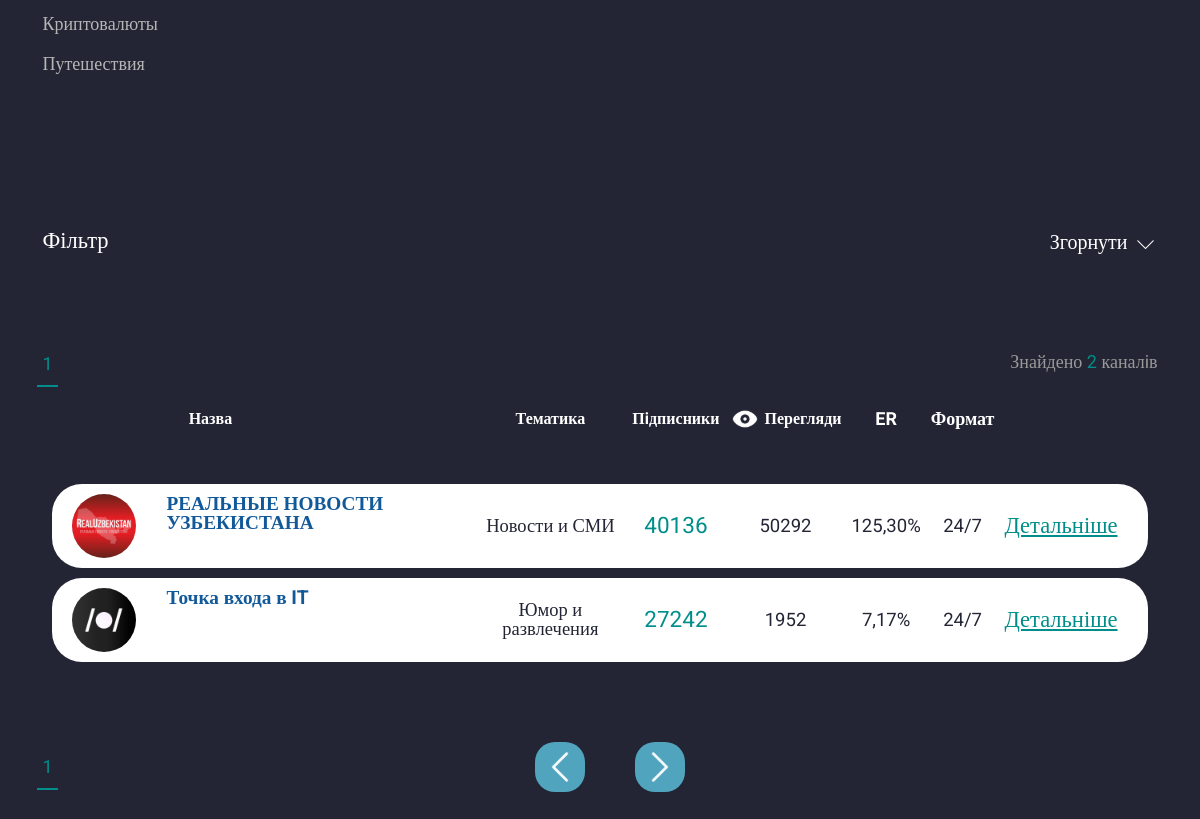
The app's page /category-list/ (middle part), older data.
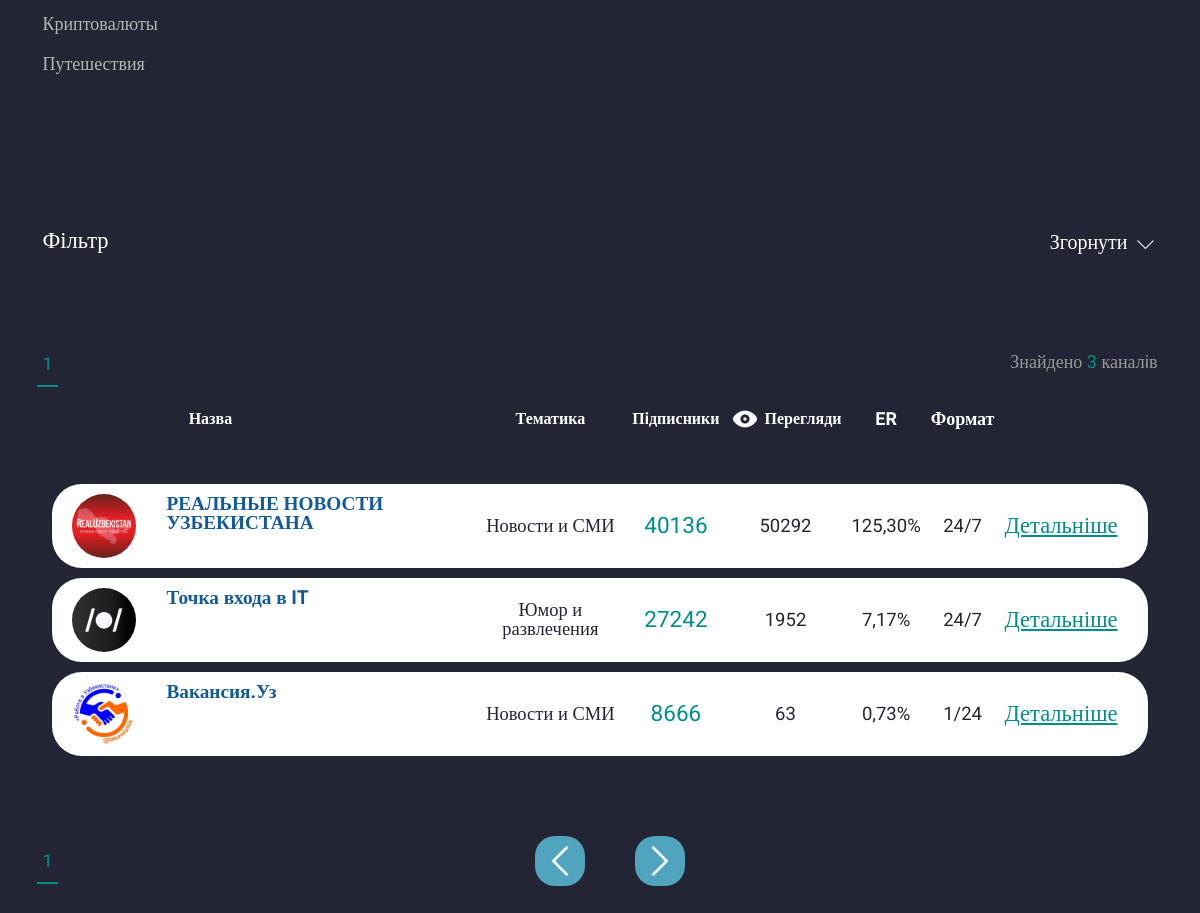
The same page, newer data.
### accounts/models.py (models this page shows, shortened)
class Category_chanels(models.Model):
    name=models.CharField(max_length=150)
    created_at=models.DateTimeField(auto_now_add=True)
    def __str__(self):
        return self.name

class Add_chanel(models.Model):
    username = models.ForeignKey(Profile, on_delete=models.CASCADE,related_name='profile')
    category=models.ForeignKey('Category_chanels',on_delete=models.CASCADE)
    chanel_link = models.CharField(max_length=150)
    description=models.TextField()

class Cost_Format(models.Model):
    add_chanel=models.ForeignKey(Add_chanel,on_delete=models.CASCADE,related_name='cost_formats')
    placement_format = models.CharField(max_length=100)
    cost_per_format = models.DecimalField(max_digits=10, decimal_places=2)

### API/models.py (models this page shows, shortened)
class Chanel(models.Model):
    chanel_link=models.CharField(max_length=150)
    name=models.CharField(max_length=150,verbose_name="Называние канала")
    pictures=models.ImageField(verbose_name='Лого')
    subscribers=models.IntegerField()
    views=models.IntegerField()
    created_at=models.DateTimeField(auto_now_add=True)
    last_update=models.DateTimeField(auto_now=True)
    add_chanel =models.ForeignKey(Add_chanel, on_delete=models.CASCADE)
    username=models.CharField(max_length=140)
    daily_subscribers=models.IntegerField(default=0, blank=True, null=True)
    weekly_subscribers=models.IntegerField(default=0, blank=True, null=True)
    weekly_monthy = models.IntegerField(default=0, blank=True, null=True)
    class Meta:
        verbose_name="Канал"
        verbose_name_plural="Канал"
        ordering=['-subscribers']

### accounts/views.py (the view)
# urls.py: path('category-list/',views.CategoryChanelPage.as_view(),name='category-list'),
class CategoryChanelPage(ListView):
    template_name = 'category.html'
    model = Chanel
    paginate_by = 6
    login_url = reverse_lazy('login')
    def get_queryset(self):
        search_query = self.request.GET.get('chanel_link')
        select_category = self.request.GET.get('selected_category')
        chanel_name = self.request.GET.get('chanel_name')
        views_from=self.request.GET.get('views_from')
        views_to=self.request.GET.get('views_to')
        subscribers_from=self.request.GET.get('subscribers_from')
        subscribers_to=self.request.GET.get('subscribers_to')
        cost_from=self.request.GET.get('cost_from')
        cost_to = self.request.GET.get('cost_to')
        description=self.request.GET.get('search-desc')
        queryset = Chanel.objects.exclude(pictures='')
        if search_query:
            queryset = queryset.filter(chanel_link__icontains=search_query)
        if select_category:
            queryset = queryset.filter(add_chanel__category__name=select_category)
        if chanel_name:
            queryset = queryset.filter(name__icontains=chanel_name)
        if description:
            queryset=queryset.filter(add_chanel__description__icontains=description)
        if views_from and views_to :
            queryset=queryset.filter(views__range=[views_from, views_to])
        if subscribers_from and subscribers_to :
            queryset=queryset.filter(subscribers__range=[subscribers_from, subscribers_to])
        if cost_from and cost_to :
            queryset = queryset.filter(add_chanel__cost_formats__cost_per_format__range=[cost_from, cost_to])
        return queryset
    def get_context_data(self, *, object_list=None, **kwargs):
        context = super().get_context_data(**kwargs)
        context['lists'] = self.get_queryset().count()
        context['count'] = Chanel.objects.select_related('add_chanel').prefetch_related('add_chanel__cost_formats')
        context['category'] = Category_chanels.objects.all()
        return context

### accounts/context_processors.py (called while the page is built, shortened)
def user_authenticated(request):
    user_authenticated_data = {'user_authenticated': request.user.is_authenticated}
    return user_authenticated_data

### accounts/templates/category.html (shortened to what the changed rows need)
{% extends 'base.html' %}
{% load mathfilters %}
{% load static %}
    {% block content %}
    <main class="page">
			<section class="catalog-mainscreen">
				<div class="catalog-mainscreen__container container">
					<div class="catalog-mainscreen__cat">
										<div class="catalog-mainscreen__cat-lists">
                                                    {% for item in category %}
                                            {% if forloop.counter0|divisibleby:8 %}
                                                <ul class="catalog-mainscreen__cat-list">
                                            {% endif %}
                                              <li class="catalog-mainscreen__cat-item">
												   {% if request.GET.selected_category == item.name %}
												   <a href="{% url 'category-list' %}"> <button class="catalog-mainscreen__cat-btn _active" type="button">{{ item.name }}</button></a>
												  {% else %}
												  <a href="?selected_category={{item.name}}"> <button class="catalog-mainscreen__cat-btn" type="button">{{ item.name }}</button></a>
												  {% endif %}
												</li>
                                            {% if forloop.last %}
                                                </ul>
                                            {% endif %}
                                        {% endfor %}
										</div>
									</div>
				</div>
			</section>
			<section class="search-channels">
				<div class="search-channels__container">
					<div class="search-channels__head">
						<div class="search-channels__tabs-head">
							<div class="search-channels__nums tabs-navigation">
								{% for p in page_obj.paginator.page_range %}
								 {% if page_obj.number == p %}
								<a href="?page={{ p }}">
								<button class="search-channels__num tabs-navigation__title _tab-active" type="button">{{p}}</button>
								</a>
								{% else %}
								<a href="?page={{ p }}">
								<button class="search-channels__num tabs-navigation__title" type="button">{{p}}</button>
								</a>
								{% endif %}
								{% endfor %}
							</div>
							<div class="search-channels__head-text">
								Знайдено <span>{{ lists }}</span> каналiв
							</div>
						</div>
					</div>
					<div class="table-wrap">
						<table class="table table_w">
							<thead>
								<tr>
									<th scope="col">
										<div class="label-white label-white_s16">Назва</div>
									</th>
									<th scope="col">
										<div class="label-white label-white_s16">Тематика</div>
									</th>
									<th>
										<div class="label-white label-white_s16">Пiдписники</div>
									</th>
									<th>
										<div class="d-flex">
											<img src="img/icons/eye.svg" alt="">
											<div class="label-white label-white_s16">Перегляди</div>
										</div>
									</th>
									<th>
										ER
									</th>
									<th>
										Формат
									</th>
									<th>
									</th>
								</tr>
							</thead>
							<tbody>
							 {% for item in object_list  %}
               				 {% with last_cost_format=item.add_chanel.cost_formats.last %}
							 {% with er=item.views|div:item.subscribers|mul:100 %}
								<tr>
									<td class="table-row" scope="row">
										<div class="table-row__head">
											<a href="#" target="_blank" class="table-row__img">
												<picture><source srcset="/{{ item.pictures }}" type="image/webp"><img class="img-fluid" src="/{{ item.pictures }}" alt=""></picture>
											</a>
											<div class="table-row__content">
												<div class="table-row__content">
													<a href="{% url 'page' item.pk %}" target="_blank" class="label-dark-blue label-dark-blue_s20 hhv-green">{{item.name}}</a>
												</div>
											</div>
										</div>
									</td>
									<td class="table-row">
										<div class="label-dark label-dark_s20">{{item.add_chanel.category}}</div>
									</td>
									<td class="table-row">
										<div class="label-dark-green label-dark-green_s24">{{item.subscribers}}</div>
									</td>
									<td class="table-row">
										<div class="label-dark label-dark_s20">{{item.views}}</div>
									</td>
									<td class="table-row">
										<div class="label-dark label-dark_s20">{{er|floatformat:2 }}%</div>
									</td>
									<td class="table-row">
										<div class="label-dark label-dark_s20">{{last_cost_format.placement_format}}</div>
									</td>
									<td class="table-row">
										<a href="{% url 'page' item.pk %}" target="_blank" class="label-dark-green hhv-blue label-underline label-dark-green_s24" type="button">Детальніше</a>
									</td>
								</tr>
							 {% endwith %}
               				 {% endwith %}
							 {% endfor %}
							</tbody>
						</table>
					</div>
					<div class="search-channels__bottom">
						<div class="search-channels__nums tabs-navigation">
							{% for p in page_obj.paginator.page_range %}
								 {% if page_obj.number == p %}
								<a href="?page={{ p }}">
								<button class="search-channels__num tabs-navigation__title _tab-active" type="button">{{p}}</button>
								</a>
								{% else %}
								<a href="?page={{ p }}">
								<button class="search-channels__num tabs-navigation__title" type="button">{{p}}</button>
								</a>
								{% endif %}
								{% endfor %}
						</div>
					</div>
				</div>
			</section>
		</main>
{% endblock %}

Row changes from the older to the newer data that the page shows:
added Chanel: pictures (picture), name "Вакансия.Уз", add_chanel.category "Новости и СМИ", subscribers "8666", views "63", value "0,73", add_chanel.cost_formats.last.placement_format "1/24"
Text that changed along with them:
{{ lists }}: "2" → "3"
